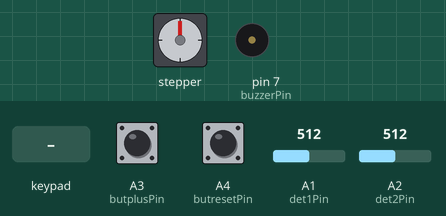
Bench run of a sketch on a simulated Arduino Uno, built with avr-gcc and run on an emulated ATmega328P. Shown: stepper motor, buzzer (waves = sounding). Inputs (shaded band) come from the test bench; at power-on: A2 (det2Pin) = 512, A1 (det1Pin) = 512, A3 (butplusPin) LOW, A4 (butresetPin) LOW. Stepper angles assume 1024 steps per turn; what the sketch prints to the serial monitor is not drawn.

Above: at 1.3 s.
1.4 s: keypad keys 4 4 4 4 pressed 0.4 s apart
At 3.1 s:
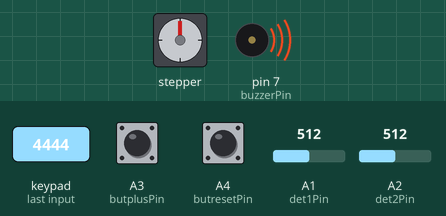
At 5.09 s:
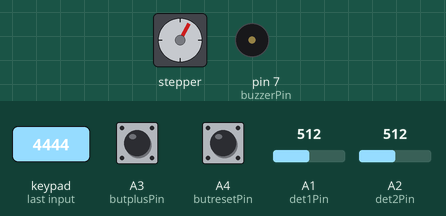
6.7 s: keypad keys 4 4 4 4 * pressed 0.4 s apart
10.2 s: A2 (det2Pin) set to 207
14.3 s: A2 (det2Pin) set to 185
At 14.92 s:
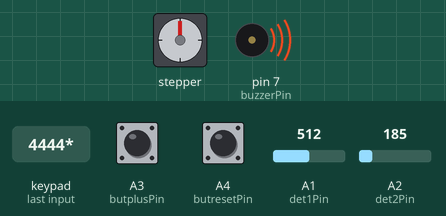
17.8 s: key 'A' pressed
21.9 s: keypad keys 4 4 4 4 # pressed 0.4 s apart
At 24.7 s:
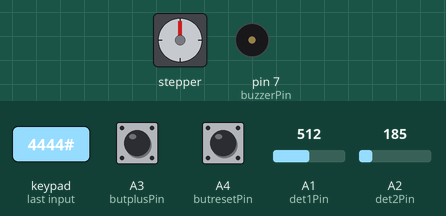
Timing chart, 0 to 26.4 s (numbered marks = the images above; inputs shaded):
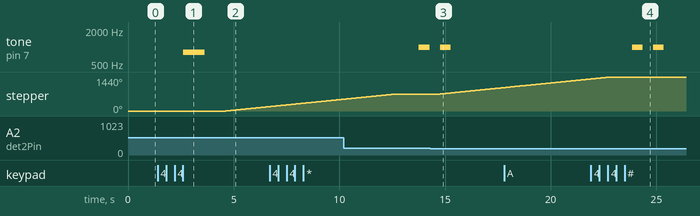

Measured:
- the behaviour switches between 200 and 199 on A2 (det2Pin) (found by bisection; images 2 and 3)
- after the input at 1.4 s, tone on pin 7 (buzzerPin): silent → 800 Hz after 1.2 s, → silent 1.0 s later; stepper: keeps turning clockwise at about 90°/s, starting after 3.2 s
- after the input at 14.3 s, stepper: keeps turning clockwise at about 90°/s, starting after 0.47 s
- after the input at 21.9 s, tone on pin 7 (buzzerPin): alternates 1000 Hz for 0.50 s and silent for 0.50 s, 4 changes in all, then stays silent, starting after 2.0 s

The sketch:

PI_JF_2.0.ino
```cpp
#include <Stepper.h>
#include <Keypad.h>
#include <Password.h>

unsigned long millisDigicode;
unsigned long millisStepper;
int IntervalDigicode = 60;
int IntervalStepper = 1000;
bool Jeu1TrousNoir = true;
bool Jeu2Labyrinthe = true;
bool Jeu3Python = true;
bool Jeu4Engrenages = true;

//-----------Stepper--------------
const int det1Pin  = A1; //Trous noir
const int det2Pin  = A2; //
const int butplusPin = A3;
const int butresetPin = A4;
int det1Val = 0;
int det2Val = 0;
int butplusState = 0;
int butresetState = 0;
const int stepsPerRevolution = 1024;
Stepper myStepper = Stepper(stepsPerRevolution, 8, 9, 10, 11);

//-----Digicode-----
int GreenPin = NULL;
int RedPin = NULL;
char buzzerPin = 7;
String newPasswordString; //hold the new password
char newPassword[6]; //charater string of newPasswordString
const byte ROWS = 4;
const byte COLS = 4;
Password password = Password( "4444" );
Password password2 = Password( "5555" );
Password password3 = Password( "7777" );
Password password4 = Password( "8888" ); //if not needed, input NULL
byte maxPasswordLength = 4;
byte currentPasswordLength = 0;
char keys[ROWS][COLS] = {
  {'1', '2', '3', 'A'},
  {'4', '5', '6', 'B'},
  {'7', '8', '9', 'C'},
  {'*', '0', '#', 'D'}
};
//R2-8 , R3-9 ,C1-10 , C2-11
byte rowPins[ROWS] = {NULL, 5, 4, NULL};
byte colPins[COLS] = {3, 2 , NULL , NULL };
Keypad keypad = Keypad( makeKeymap(keys), rowPins, colPins, ROWS, COLS );


void setup() {
  Serial.begin(9600);
  millisDigicode = millis();
  millisStepper = millis();
  //--------Digicode-------
  pinMode(GreenPin, OUTPUT);
  pinMode(RedPin, OUTPUT);

  //-----------Stepper--------------
  // Set the speed to 5 rpm:
  myStepper.setSpeed(15);
  //  Serial.println(F("Initialize System"));
  pinMode(det1Pin, INPUT);
  pinMode(det2Pin, INPUT);
  pinMode(butplusPin, INPUT);
  pinMode(butresetPin, INPUT);

  delay(100); //pause for setup to initialise
}


void loop() {
  //--------Digicode-------
  if ( (millis() - millisDigicode) >= IntervalDigicode && Jeu3Python) {
    char key = keypad.getKey();
    if (key != NO_KEY) {
      //      delay(60);
      switch (key) {
        default: processNumberKey(key);
      }
    }
    millisDigicode = millis();

  }

  //-----------Stepper--------------
  if ( (millis() - millisStepper) >= IntervalStepper) {
    butplusState = digitalRead(butplusPin);
    butresetState = digitalRead(butresetPin);
    testDET();
    millisStepper = millis();
  }
}


//-----------FUNCTIONS--------------

//--------Digicode------------

void processNumberKey(char key) {
  Serial.print(key);
  currentPasswordLength++;
  password.append(key);
  password2.append(key);
  password3.append(key);
  password4.append(key);
  if (currentPasswordLength == maxPasswordLength) {
    if (password.evaluate() && Jeu1TrousNoir) {
      Serial.println(" OK.");
      buzzer(true);
      run1step(1);
      Jeu1TrousNoir = false;
    }
    else if (password2.evaluate() && Jeu2Labyrinthe) {
      Serial.println(" OK.");
      buzzer(true);
      run1step(1);
      Jeu2Labyrinthe = false;
    }
    else if (password3.evaluate() && Jeu3Python) {
      Serial.println(" OK.");
      buzzer(true);
      run1step(1);
      Jeu3Python = false;
    }
    else if (password4.evaluate() && Jeu4Engrenages) {
      Serial.println(" OK.");
      buzzer(true);
      run1step(1);
      Jeu4Engrenages = false;
    }
    else {
      Serial.println(" Wrong password!");
      buzzer(false);
    }
    resetPassword();
  }
}

void resetPassword() {
  password.reset();
  password2.reset();
  password3.reset();
  currentPasswordLength = 0;
}

void buzzer(int x) {
  if (x == true) {
    digitalWrite(GreenPin, HIGH);
    tone(buzzerPin, 800, 1000);
    delay(2000);
    digitalWrite(GreenPin, LOW);
  } else {
    digitalWrite(RedPin, HIGH);
    tone(buzzerPin, 1000, 500);
    delay(1000);
    tone(buzzerPin, 1000, 500);
    digitalWrite(RedPin, LOW);
  }
}


//-----------Stepper--------------
void testDET( ) { /* Read distance sensor */
  det1Val = analogRead(det1Pin);
  det2Val = analogRead(det2Pin);

  if (butresetState == HIGH) {
    //    Serial.println("counterclockwise");
    myStepper.step(-stepsPerRevolution);
    myStepper.step(-stepsPerRevolution);
  }

  if (det1Val < 200 && Jeu1TrousNoir) {
    run1step(1);
    Jeu1TrousNoir = false;
  }
  if (det2Val < 200 && Jeu2Labyrinthe) {
    run1step(1);
    Jeu2Labyrinthe = false;
  }

}

void run1step(int x) {
  myStepper.step(x * stepsPerRevolution);
  myStepper.step(x * stepsPerRevolution);
}


int distRawToPhys(int raw) { /* function distRawToPhys */
  ////IR Distance sensor conversion rule
  float Vout = float(raw) * 0.0048828125; // Conversion analog to voltage
  int phys = 13 * pow(Vout, -1); // Conversion volt to distance

  return phys;
}
```
